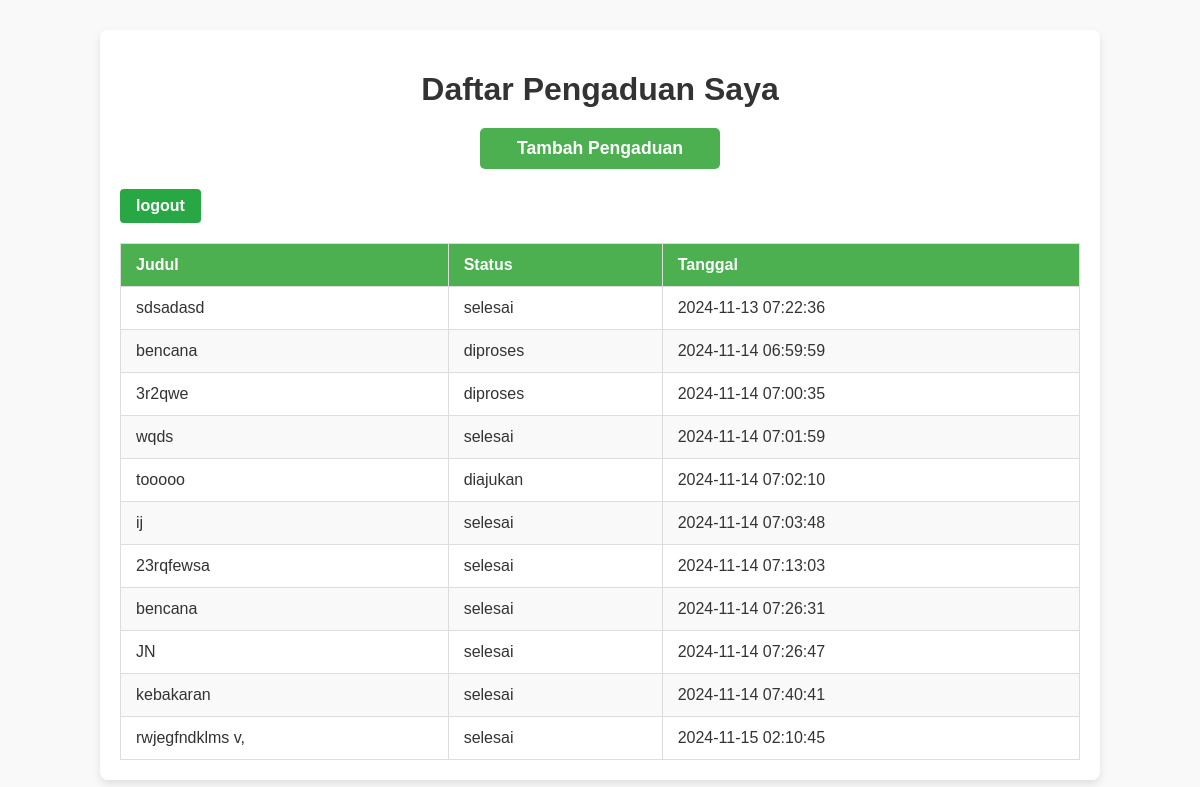
The page /views/user_dashboard.php (signed in) on the database its author committed.
### tables this page shows
CREATE TABLE `Pengaduan` (
  `id_pengaduan` int NOT NULL,
  `id_user` int DEFAULT NULL,
  `judul_pengaduan` varchar(255) DEFAULT NULL,
  `deskripsi` text,
  `status_pengaduan` enum('diajukan','diproses','selesai') DEFAULT 'diajukan',
  `tanggal_pengaduan` timestamp NULL DEFAULT CURRENT_TIMESTAMP
);

### views/user_dashboard.php (the view, shortened to what this page needs)
<?php
include '../config/database.php';
$id_user = $_SESSION['id_user'];
$sql = "SELECT * FROM Pengaduan WHERE id_user = :id_user";
$stmt = $pdo->prepare($sql);
$stmt->execute(['id_user' => $id_user]);
$pengaduan = $stmt->fetchAll();
?>
<!DOCTYPE html>
<html lang="id">
<head>
    <link rel="stylesheet" href="user.css">
</head>
<body>
    <div class="container">
        <h1>Daftar Pengaduan Saya</h1>
        <a href="form_pengaduan.php" class="btn-tambah">Tambah Pengaduan</a>
        <td>
      <a href="logout.php">logout</a>
  </td>
        <table>
            <thead>
                <tr>
                    <th>Judul</th>
                    <th>Status</th>
                    <th>Tanggal</th>
                </tr>
            </thead>
            <tbody>
                <?php if (empty($pengaduan)) { ?>
                    <tr>
                        <td colspan="3" class="no-data">Belum ada pengaduan yang diajukan.</td>
                    </tr>
                <?php } else { ?>
                    <?php foreach ($pengaduan as $p) { ?>
                    <tr>
                        <td><?= htmlspecialchars($p['judul_pengaduan']); ?></td>
                        <td><?= htmlspecialchars($p['status_pengaduan']); ?></td>
                        <td><?= htmlspecialchars($p['tanggal_pengaduan']); ?></td>
                    </tr>
                    <?php } ?>
                <?php } ?>
            </tbody>
        </table>
    </div>
</body>
</html>

### views/user.css (style rules this page uses)
body { font-family: 'Arial', sans-serif; background-color: #f9f9f9; margin: 0; padding: 0; }
.container { width: 80%; margin: 0 auto; padding: 20px; background-color: #ffffff; box-shadow: 0 4px 8px rgba(0, 0, 0, 0.1); border-radius: 8px; margin-top: 30px; }
h1 { text-align: center; color: #333; font-size: 2em; margin-bottom: 20px; }
a.btn-tambah { display: block; text-align: center; margin: 20px auto; background-color: #4CAF50; color: white; padding: 10px 20px; text-decoration: none; font-size: 1.1em; border-radius: 5px; width: 200px; }
table { width: 100%; border-collapse: collapse; margin-top: 20px; }
table th, table td { padding: 12px 15px; text-align: left; border: 1px solid #ddd; }
table th { background-color: #4CAF50; color: white; font-weight: bold; }
table tr:nth-child(even) { background-color: #f9f9f9; }
table td { color: #333; }
a { display: inline-block; padding: 8px 16px; background-color: #28a745; color: white; text-decoration: none; border-radius: 4px; font-weight: bold; text-align: center; }

### rows shown on the page
pengaduan: judul_pengaduan "sdsadasd", status_pengaduan "selesai", tanggal_pengaduan "2024-11-13 07:22:36"
pengaduan: judul_pengaduan "bencana", status_pengaduan "diproses", tanggal_pengaduan "2024-11-14 06:59:59"
pengaduan: judul_pengaduan "3r2qwe", status_pengaduan "diproses", tanggal_pengaduan "2024-11-14 07:00:35"
pengaduan: judul_pengaduan "wqds", status_pengaduan "selesai", tanggal_pengaduan "2024-11-14 07:01:59"
pengaduan: judul_pengaduan "tooooo", status_pengaduan "diajukan", tanggal_pengaduan "2024-11-14 07:02:10"
pengaduan: judul_pengaduan "ij", status_pengaduan "selesai", tanggal_pengaduan "2024-11-14 07:03:48"
pengaduan: judul_pengaduan "23rqfewsa", status_pengaduan "selesai", tanggal_pengaduan "2024-11-14 07:13:03"
pengaduan: judul_pengaduan "bencana", status_pengaduan "selesai", tanggal_pengaduan "2024-11-14 07:26:31"
pengaduan: judul_pengaduan "JN", status_pengaduan "selesai", tanggal_pengaduan "2024-11-14 07:26:47"
pengaduan: judul_pengaduan "kebakaran", status_pengaduan "selesai", tanggal_pengaduan "2024-11-14 07:40:41"
pengaduan: judul_pengaduan "rwjegfndklms v,", status_pengaduan "selesai", tanggal_pengaduan "2024-11-15 02:10:45"
